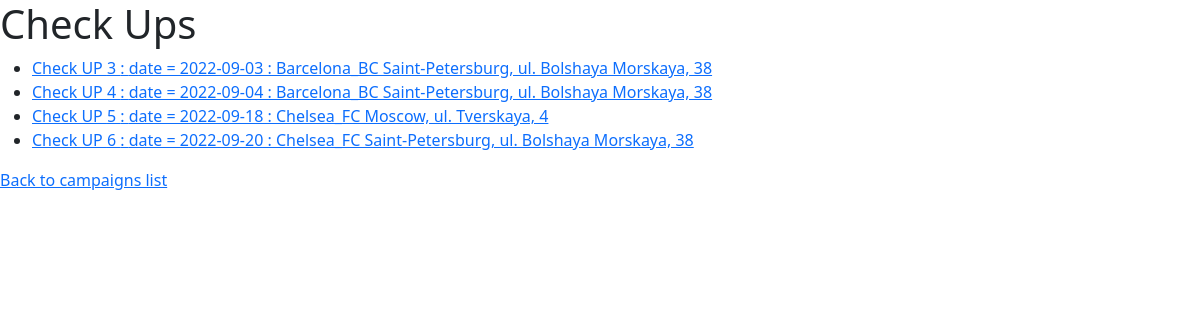
The app's page /campaigns/cu_index with its own data.
### campaigns/models.py (models this page shows, shortened)
class Checkup(models.Model):
	campaign = models.ForeignKey(Campaign, on_delete = models.CASCADE, related_name = 'departures')
	house = models.ForeignKey(House, on_delete = models.CASCADE, related_name = 'arrivals')
	check_date = models.DateField()
	def __str__(self):
		house = f'{self.house.city}, {self.house.street_type}. {self.house.street_name}, {self.house.house_number}'
		return f'\ndate = {self.check_date} : {self.campaign.title} {house}'

class House(models.Model):
	city = models.CharField(max_length = 64)
	street_type = models.CharField(max_length = 5)
	street_name = models.CharField(max_length = 64)
	house_number = models.IntegerField()
	qnt_apts = models.IntegerField()
	qnt_strs = models.IntegerField()
	campaigns = models.ManyToManyField(Campaign, blank=True, related_name = 'c_objects')

class Campaign(models.Model):
	title = models.CharField(max_length = 64)
	status = models.CharField(max_length = 1)
	supervisor = models.ForeignKey(Supervisor, on_delete = models.CASCADE, related_name = 'controled_by')
	creator = models.ForeignKey(User, on_delete = models.CASCADE, related_name = 'created_by', default = 1)

### campaigns/views.py (the view)
# urls.py: path('cu_index', views.cu_index, name = 'cu_index'),
def cu_index(request):
	return render(request, 'campaigns/cu_index.html', {
		'checkups' : Checkup.objects.all(),
		})

### campaigns/templates/campaigns/cu_index.html (shortened to what this page needs)
{% extends 'campaigns/layout.html' %}
{% block body %}
	<h1>Check Ups</h1>
	<ul>
		{% for checkup in checkups %}
		<li>
		 	<a href="{% url 'campaigns:checkup' checkup.id %}">
				Check UP {{checkup.id}} : {{checkup}}
			</a>
		</li>
		{% empty %}
			<li> no checkups</li>
		{% endfor %}
	</ul>
	<a href = "{% url 'campaigns:index' %}"> Back to campaigns list </a>
{% endblock %}

### records on screen
Checkup: id "3", house+check_date+campaign "date = 2022-09-03 : Barcelona_BC Saint-Petersburg, ul. Bolshaya Morskaya, 38"
Checkup: id "4", house+check_date+campaign "date = 2022-09-04 : Barcelona_BC Saint-Petersburg, ul. Bolshaya Morskaya, 38"
Checkup: id "5", house+check_date+campaign "date = 2022-09-18 : Chelsea_FC Moscow, ul. Tverskaya, 4"
Checkup: id "6", house+check_date+campaign "date = 2022-09-20 : Chelsea_FC Saint-Petersburg, ul. Bolshaya Morskaya, 38"
